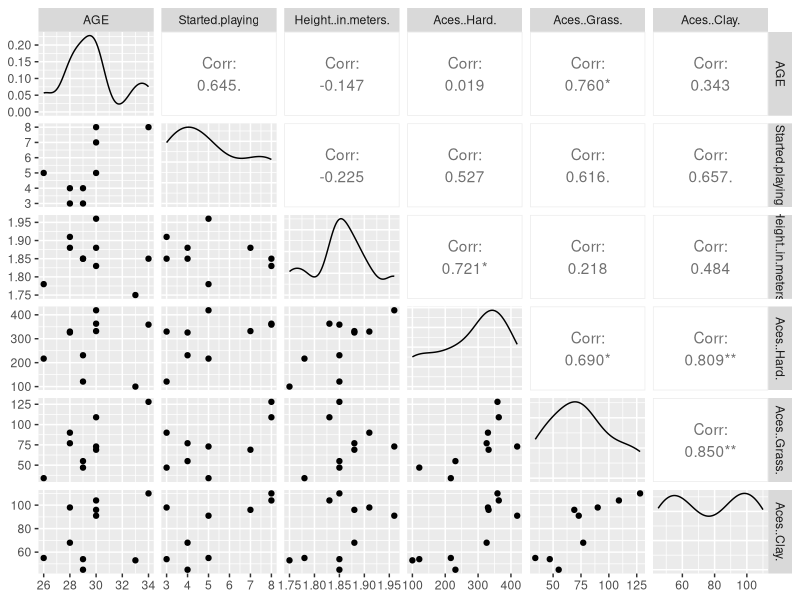
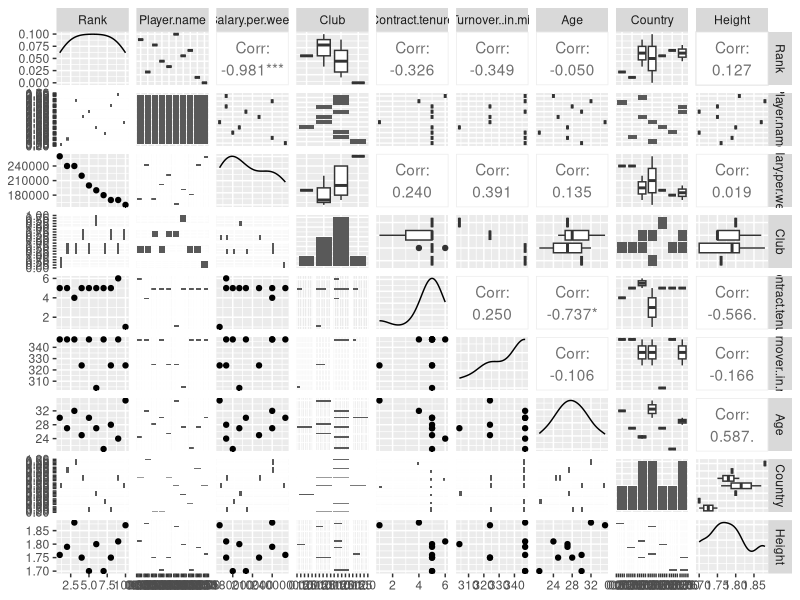

These figures' R source, in order:
library(readxl)
library(ggplot2)
library(GGally)
tennis <- read_excel("l01_class_exercise.xlsx", sheet = "Tennis")
names(tennis) <- make.names(names(tennis))

tennis_cln <- tennis[, 3:8]

means <- apply(tennis[, 3:8], 2, mean, na.rm = T)
stds <- apply(tennis[, 3:8], 2, sd, na.rm = T)
ranges <- apply(tennis_cln, 2, range, na.rm = T)


cors <- cor(tennis_cln)
covs <- cov(tennis_cln)

ggpairs(tennis_cln) 

football <- read_excel("l01_class_exercise.xlsx", sheet = "Football")
names(football) <- make.names(names(football))
ggpairs(football)
